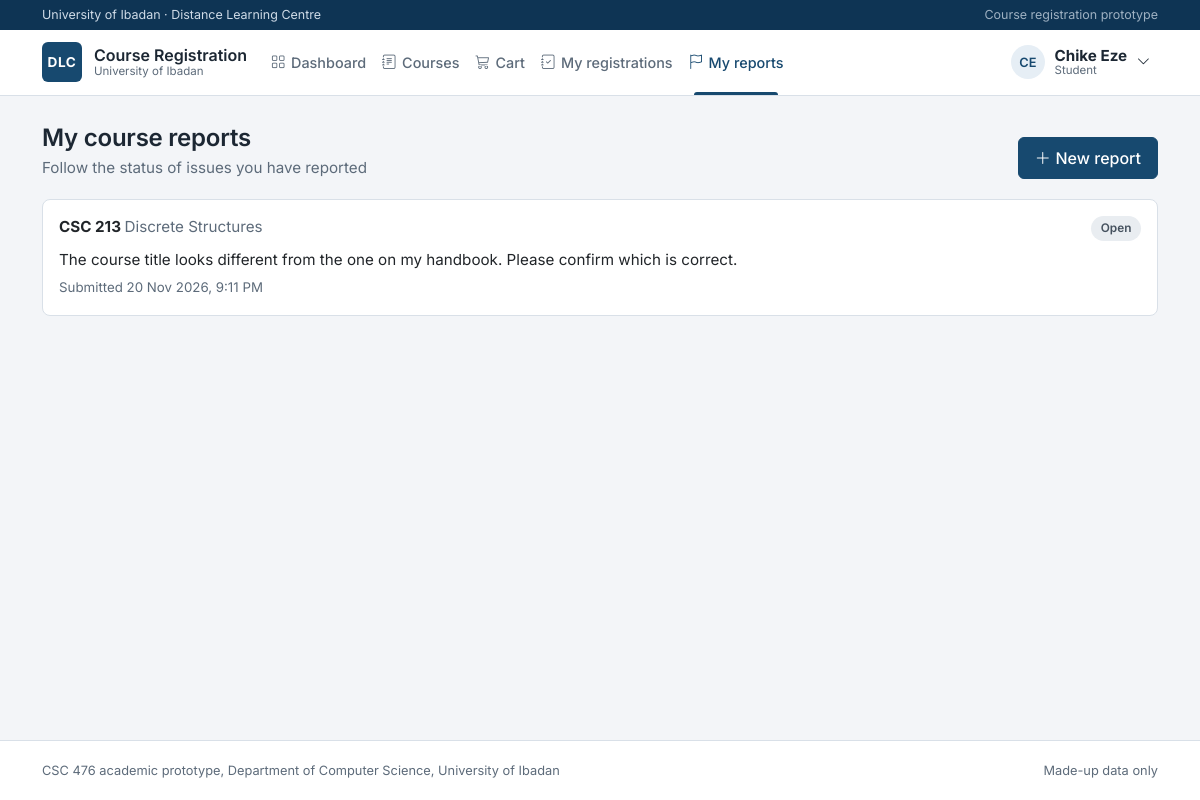
/student/reports.php (signed in), run on the app's committed database.
### tables this page shows
CREATE TABLE discrepancy_reports (
  id INT UNSIGNED AUTO_INCREMENT PRIMARY KEY,
  student_id INT UNSIGNED NOT NULL,
  course_id INT UNSIGNED NOT NULL,
  message TEXT NOT NULL,
  status ENUM('open','under_review','resolved') NOT NULL DEFAULT 'open',
  admin_response TEXT NULL,
  created_at TIMESTAMP NOT NULL DEFAULT CURRENT_TIMESTAMP,
  updated_at TIMESTAMP NOT NULL DEFAULT CURRENT_TIMESTAMP ON UPDATE CURRENT_TIMESTAMP,
  FOREIGN KEY (student_id) REFERENCES users(id) ON DELETE CASCADE,
  FOREIGN KEY (course_id) REFERENCES courses(id) ON DELETE CASCADE
);

CREATE TABLE courses (
  id INT UNSIGNED AUTO_INCREMENT PRIMARY KEY,
  course_code VARCHAR(12) NOT NULL UNIQUE,
  title VARCHAR(200) NOT NULL,
  credit_units TINYINT UNSIGNED NOT NULL,
  course_type ENUM('compulsory','elective') NOT NULL DEFAULT 'compulsory',
  level SMALLINT UNSIGNED NOT NULL,
  semester ENUM('First','Second') NOT NULL,
  department_id INT UNSIGNED NULL,
  status ENUM('draft','published') NOT NULL DEFAULT 'draft',
  created_at TIMESTAMP NOT NULL DEFAULT CURRENT_TIMESTAMP,
  published_at DATETIME NULL,
  FOREIGN KEY (department_id) REFERENCES departments(id) ON DELETE SET NULL
);

### config/db.php (called while the page is built, shortened)
<?php
function db(): PDO
{
    static $pdo = null;
    if ($pdo === null) {
        $dsn = 'mysql:host=' . DB_HOST . ';dbname=' . DB_NAME . ';charset=utf8mb4';
        $pdo = new PDO($dsn, DB_USER, DB_PASS, [
            PDO::ATTR_ERRMODE            => PDO::ERRMODE_EXCEPTION,
            PDO::ATTR_DEFAULT_FETCH_MODE => PDO::FETCH_ASSOC,
            PDO::ATTR_EMULATE_PREPARES   => false,
        ]);
    }
    return $pdo;
}

### student/reports.php (the view, shortened to what this page needs)
<?php
require_once __DIR__ . '/../includes/functions.php';
$user = require_login('student');
$stmt = db()->prepare(
    'SELECT r.*, c.course_code, c.title
     FROM discrepancy_reports r JOIN courses c ON c.id = r.course_id
     WHERE r.student_id = ? ORDER BY r.created_at DESC'
);
$stmt->execute([$user['id']]);
$reports = $stmt->fetchAll();
require __DIR__ . '/../includes/header.php';
?>
<?= page_header('My course reports', 'Follow the status of issues you have reported',
    '<a class="btn btn-primary" href="' . BASE_URL . '/student/report_new.php">' . icon('plus-lg') . 'New report</a>') ?>
<?php if (!$reports): ?>
  <?= empty_state('flag', 'No reports yet', 'If a course title, code or unit count looks wrong, you can report it here.',
      '<a class="btn btn-primary" href="' . BASE_URL . '/student/report_new.php">Report an issue</a>') ?>
<?php else: ?>
  <?php foreach ($reports as $r): ?>
    <div class="card mb-3">
      <div class="card-body">
        <div class="d-flex justify-content-between flex-wrap gap-2">
          <strong><?= e($r['course_code']) ?> <span class="muted fw-normal"><?= e($r['title']) ?></span></strong>
          <?= report_badge($r['status']) ?>
        </div>
        <p class="mt-2 mb-1"><?= nl2br(e($r['message'])) ?></p>
        <small class="muted">Submitted <?= e(date('j M Y, g:i A', strtotime($r['created_at']))) ?>
        </small>
      </div>
    </div>
  <?php endforeach; ?>
<?php endif; ?>
<?php require __DIR__ . '/../includes/footer.php'; ?>

### includes/header.php (shortened to what this page needs)
<?php
require_once __DIR__ . '/functions.php';
$user = current_user();
$authLayout = $authLayout ?? false;
$links = [];
if ($user && $user['role'] === 'student') {
    $links = [
        '/student/dashboard.php'     => ['Dashboard', 'grid'],
        '/student/courses.php'       => ['Courses', 'journal-text'],
        '/student/cart.php'          => ['Cart', 'cart3'],
        '/student/registrations.php' => ['My registrations', 'journal-check'],
        '/student/reports.php'       => ['My reports', 'flag'],
    ];
}
$cssVersion = @filemtime(__DIR__ . '/../assets/css/style.css') ?: 1;
$initials = $user ? strtoupper(substr($user['full_name'], 0, 1) . (strpos($user['full_name'], ' ') !== false ? substr($user['full_name'], strpos($user['full_name'], ' ') + 1, 1) : '')) : '';
?>
<!DOCTYPE html>
<html lang="en">
<head>
  <link href="https://cdn.jsdelivr.net/npm/bootstrap@5.3.3/dist/css/bootstrap.min.css" rel="stylesheet">
  <link href="https://cdn.jsdelivr.net/npm/bootstrap-icons@1.11.3/font/bootstrap-icons.min.css" rel="stylesheet">
  <link href="<?= BASE_URL ?>/assets/css/style.css?v=<?= $cssVersion ?>" rel="stylesheet">
</head>
<body class="<?= $authLayout ? 'auth-body' : '' ?>">
<?php if (!$authLayout): ?>
<div class="institution-bar d-print-none">
  <div class="container">
    <div>University of Ibadan &middot; Distance Learning Centre</div>
    <span class="d-none d-sm-inline">Course registration prototype</span>
  </div>
</div>
<nav class="navbar navbar-expand-lg app-nav d-print-none" aria-label="Main">
  <div class="container">
    <a class="brand" href="<?= BASE_URL ?>/">
      <span class="brand-mark">DLC</span>
      <span class="brand-text"><strong>Course Registration</strong><small>University of Ibadan</small></span>
    </a>
    <div class="collapse navbar-collapse" id="nav">
      <ul class="navbar-nav me-auto ms-lg-3">
        <?php foreach ($links as $path => [$label, $ico]): $current = is_current_page($path); ?>
          <li class="nav-item">
            <a class="nav-link <?= $current ? 'active' : '' ?>" href="<?= BASE_URL . $path ?>" <?= $current ? 'aria-current="page"' : '' ?>>
              <?= icon($ico) ?><?= e($label) ?>
            </a>
          </li>
        <?php endforeach; ?>
      </ul>
      <?php if ($user): ?>
        <div class="dropdown">
          <button class="user-chip" type="button" data-bs-toggle="dropdown" aria-expanded="false">
            <span class="avatar"><?= e($initials) ?></span>
            <span class="user-meta"><strong><?= e($user['full_name']) ?></strong><small><?= e($user['role']) ?></small></span>
            <i class="bi bi-chevron-down small"></i>
          </button>
        </div>
      <?php else: ?>
        <a class="btn btn-sm btn-outline-secondary me-2" href="<?= BASE_URL ?>/login.php">Log in</a>
        <a class="btn btn-sm btn-primary" href="<?= BASE_URL ?>/register.php">Create account</a>
      <?php endif; ?>
    </div>
  </div>
</nav>
<?php endif; ?>
<main id="main" class="<?= $authLayout ? '' : 'container app-main' ?>">

### includes/functions.php (shortened to what this page needs)
<?php
require_once __DIR__ . '/../config/db.php';
function e($value): string
{
    return htmlspecialchars((string) $value, ENT_QUOTES, 'UTF-8');
}
function current_user(): ?array
{
    return $_SESSION['user'] ?? null;
}
function report_badge(string $status): string
{
    $map = ['open' => 'secondary', 'under_review' => 'warning', 'resolved' => 'success'];
    $label = ucfirst(str_replace('_', ' ', $status));
    return '<span class="pill pill-' . ($map[$status] ?? 'secondary') . '">' . e($label) . '</span>';
}
function icon(string $name): string
{
    return '<i class="bi bi-' . e($name) . '" aria-hidden="true"></i>';
}
function page_header(string $title, string $subtitle = '', string $actions = ''): string
{
    $html = '<div class="page-header"><div><h1 class="page-title">' . e($title) . '</h1>';
    if ($subtitle !== '') {
        $html .= '<p class="page-sub">' . e($subtitle) . '</p>';
    }
    $html .= '</div>';
    if ($actions !== '') {
        $html .= '<div class="page-actions">' . $actions . '</div>';
    }
    return $html . '</div>';
}
function is_current_page(string $path): bool
{
    return substr($_SERVER['SCRIPT_NAME'], -strlen($path)) === $path;
}

### includes/footer.php (shortened to what this page needs)
</main>
<?php if (empty($authLayout)): ?>
<footer class="app-footer d-print-none">
  <div class="container d-flex justify-content-between flex-wrap gap-2">
    <span>CSC 476 academic prototype, Department of Computer Science, University of Ibadan</span>
    <span>Made-up data only</span>
  </div>
</footer>
<?php endif; ?>
</body>
</html>

### assets/css/style.css (style rules this page uses)
:root { --ink: #1c2733; --muted: #5d6b7a; --line: #d9e0e8; --bg: #f3f5f8; --surface: #ffffff; --primary: #17496f; --primary-dark: #0e3454; --primary-soft: #e6eef5; --accent: #b7832f; --success: #1c7c54; --warning: #9a6a00; --danger: #b42318; --radius: 8px; }
html { scroll-behavior: smooth; }
body { font-family: "Inter", system-ui, -apple-system, "Segoe UI", Roboto, Arial, sans-serif; font-size: 0.95rem; color: var(--ink); background: var(--bg); min-height: 100vh; display: flex; flex-direction: column; -webkit-font-smoothing: antialiased; }
h1, h2, h3, h4, h5, h6 { color: var(--ink); font-weight: 600; letter-spacing: -0.01em; }
a { color: var(--primary); }
.muted { color: var(--muted); }
.institution-bar { background: var(--primary-dark); color: #cfdbe7; font-size: .78rem; padding: .35rem 0; }
.institution-bar .container { display: flex; justify-content: space-between; gap: 1rem; flex-wrap: wrap; }
.institution-bar span { opacity: .75; }
.app-nav { background: var(--surface); border-bottom: 1px solid var(--line); padding: 0; }
.app-nav .container { min-height: 64px; }
.brand { display: flex; align-items: center; gap: .75rem; text-decoration: none; color: var(--ink); }
.brand-mark { width: 40px; height: 40px; border-radius: 6px; background: var(--primary); color: #fff; display: inline-flex; align-items: center; justify-content: center; font-weight: 700; font-size: .85rem; letter-spacing: .04em; flex: none; }
.brand-text { display: flex; flex-direction: column; line-height: 1.15; }
.brand-text strong { font-size: 1rem; font-weight: 600; }
.brand-text small { color: var(--muted); font-size: .72rem; }
.app-nav .nav-link { color: var(--muted); font-weight: 500; padding: 1.35rem .85rem; position: relative; font-size: .9rem; }
.app-nav .nav-link i { margin-right: .35rem; }
.app-nav .nav-link.active { color: var(--primary); }
.app-nav .nav-link.active::after { content: ""; position: absolute; left: .85rem; right: .85rem; bottom: 0; height: 3px; background: var(--primary); border-radius: 3px 3px 0 0; }
.user-chip { display: flex; align-items: center; gap: .6rem; background: none; border: 0; padding: .25rem .5rem; border-radius: 6px; color: var(--ink); }
.avatar { width: 34px; height: 34px; border-radius: 50%; background: var(--primary-soft); color: var(--primary); font-weight: 600; font-size: .8rem; display: inline-flex; align-items: center; justify-content: center; }
.user-meta { display: flex; flex-direction: column; text-align: left; line-height: 1.15; }
.user-meta small { color: var(--muted); font-size: .72rem; text-transform: capitalize; }
.app-main { padding-top: 1.75rem; padding-bottom: 2.5rem; flex: 1; }
.app-footer { color: var(--muted); font-size: .8rem; padding: 1.25rem 0; border-top: 1px solid var(--line); background: var(--surface); }
.page-header { display: flex; justify-content: space-between; align-items: flex-end; gap: 1rem; flex-wrap: wrap; margin-bottom: 1.25rem; }
.page-title { font-size: 1.5rem; margin: 0; }
.page-sub { color: var(--muted); margin: .25rem 0 0; }
.page-actions { display: flex; gap: .5rem; flex-wrap: wrap; }
.card { border: 1px solid var(--line); border-radius: var(--radius); background: var(--surface); box-shadow: none; }
.btn { border-radius: 6px; font-weight: 500; padding: .5rem 1rem; }
.btn-primary { background: var(--primary); border-color: var(--primary); }
.btn i { margin-right: .3rem; }
.pill { display: inline-block; font-size: .74rem; font-weight: 600; padding: .22rem .6rem; border-radius: 999px; white-space: nowrap; }
.pill-secondary { background: #e9edf1; color: #46525f; }

### data on the page
discrepancy_reports: course.course_code "CSC 213", course.title "Discrete Structures", status "Open", message "The course title looks different from the one on my handbook. Please confirm which is correct.", created_at "20 Nov 2026, 9:11 PM"

### other printed values
$label "Dashboard"
$label "Courses"
$label "Cart"
$label "My registrations"
$label "My reports"
$initials "CE"
$user['full_name'] "Chike Eze"
$user['role'] "Student"
$title "My course reports"
$subtitle "Follow the status of issues you have reported"
$actions "New report"
